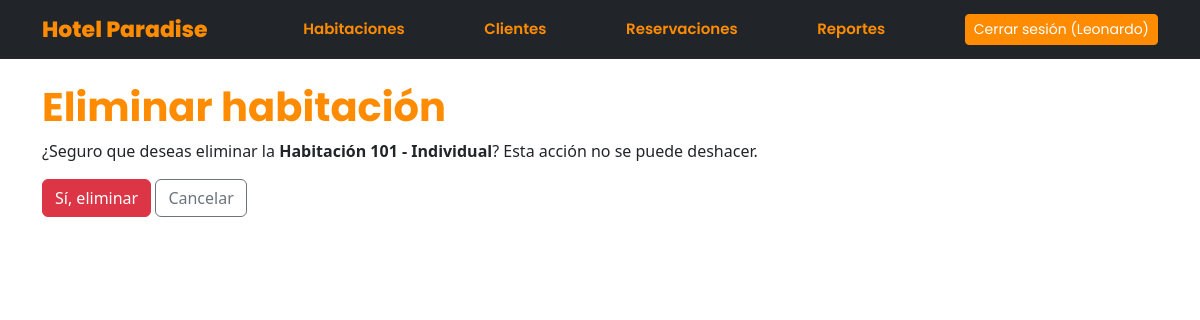
Page /habitaciones/1/eliminar/ (signed in) on the earlier database version.
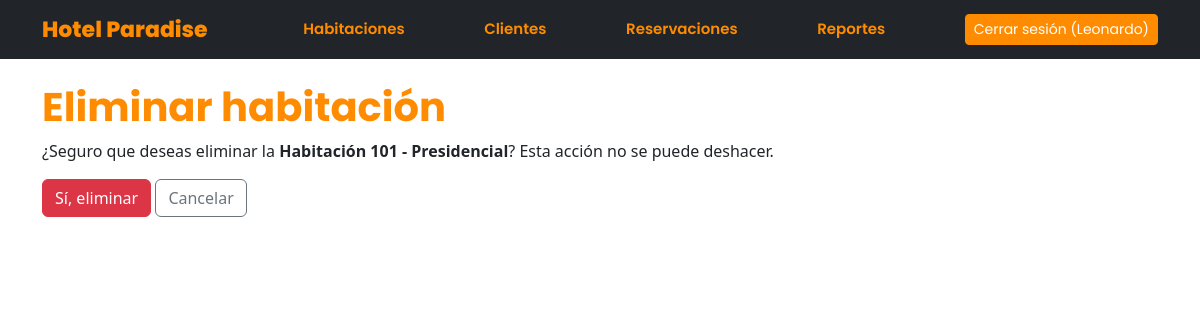
Same page on the later database version.
### habitaciones/models.py (models this page shows)
class Habitacion(models.Model):
    TIPOS = [
        ('individual', 'Individual'),
        ('doble', 'Doble'),
        ('suite', 'Suite'),
        ('presidencial', 'Presidencial'),
    ]
    numero = models.IntegerField(unique=True)
    tipo =  models.CharField((""), max_length=20, choices=TIPOS)
    precioxnoche = models.DecimalField(max_digits=  15, decimal_places=2)
    capacidad = models.IntegerField()
    disponible = models.BooleanField(default= True)
    imagen = models.ImageField(upload_to='habitaciones/', blank=True, null=True)
    def __str__(self):
            return f"Habitación {self.numero} - {self.get_tipo_display()}"

### habitaciones/views.py (the view, shortened to what this page needs)
# urls.py: path('<int:pk>/eliminar/', views.eliminar_habitacion, name='eliminar'),
@login_required
def eliminar_habitacion(request, pk):
    habitacion = get_object_or_404(Habitacion, pk=pk)
    return render(request, 'habitaciones/confirmar_eliminar.html',
                  {'habitacion': habitacion})

### habitaciones/templates/habitaciones/confirmar_eliminar.html (shortened to what this page needs)
{% extends 'base.html' %}
{% block content %}
<h1 class="titulo-formulario">Eliminar habitación</h1>
<p>¿Seguro que deseas eliminar la <strong>{{ habitacion }}</strong>? Esta acción no se puede deshacer.</p>
<form method="post">
    <button type="submit" class="btn btn-danger">Sí, eliminar</button>
    <a href="{% url 'habitaciones:lista' %}" class="btn btn-outline-secondary">Cancelar</a>
</form>
{% endblock %}

Differences in the rows shown:
changed Habitacion: numero+tipo "Habitación 101 - Individual" → "Habitación 101 - Presidencial"
